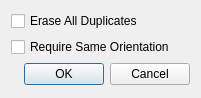
<?xml version="1.0" encoding="UTF-8"?>
<ui version="4.0">
 <class>Dialog</class>
 <widget class="QDialog" name="Dialog">
  <property name="geometry">
   <rect>
    <x>0</x>
    <y>0</y>
    <width>201</width>
    <height>98</height>
   </rect>
  </property>
  <property name="windowTitle">
   <string>Dialog</string>
  </property>
  <layout class="QVBoxLayout" name="verticalLayout_2">
   <item>
    <layout class="QVBoxLayout" name="verticalLayout">
     <item>
      <widget class="QCheckBox" name="eadCheckbox">
       <property name="toolTip">
        <string>&lt;html&gt;&lt;head/&gt;&lt;body&gt;&lt;p&gt;Indicate, when multiple polygons are duplicates, whether all the duplicate polygons should be removed or if one (arbitrarily chosen) face should be kept.&lt;/p&gt;&lt;/body&gt;&lt;/html&gt;</string>
       </property>
       <property name="text">
        <string>Erase All Duplicates</string>
       </property>
      </widget>
     </item>
     <item>
      <widget class="QCheckBox" name="rsoCheckBox">
       <property name="toolTip">
        <string>&lt;html&gt;&lt;head/&gt;&lt;body&gt;&lt;p&gt;&lt;span style=&quot; font-family:'Roboto,sans-serif'; font-size:14px; color:#000000; background-color:#ffffff;&quot;&gt;Indicate if polygon orientation should be taken into account when determining whether two polygons are duplicates, that is, whether e.g. the triangles &lt;/span&gt;&lt;span style=&quot; font-size:14px; color:#000000; background-color:#ffffff;&quot;&gt;0,1,2&lt;/span&gt;&lt;span style=&quot; font-family:'Roboto,sans-serif'; font-size:14px; color:#000000; background-color:#ffffff;&quot;&gt; and &lt;/span&gt;&lt;span style=&quot; font-size:14px; color:#000000; background-color:#ffffff;&quot;&gt;0,2,1&lt;/span&gt;&lt;span style=&quot; font-family:'Roboto,sans-serif'; font-size:14px; color:#000000; background-color:#ffffff;&quot;&gt; are duplicates.&lt;/span&gt;&lt;/p&gt;&lt;/body&gt;&lt;/html&gt;</string>
       </property>
       <property name="text">
        <string>Require Same Orientation</string>
       </property>
      </widget>
     </item>
    </layout>
   </item>
   <item>
    <widget class="QDialogButtonBox" name="buttonBox">
     <property name="orientation">
      <enum>Qt::Horizontal</enum>
     </property>
     <property name="standardButtons">
      <set>QDialogButtonBox::Cancel|QDialogButtonBox::Ok</set>
     </property>
    </widget>
   </item>
  </layout>
 </widget>
 <resources/>
 <connections>
  <connection>
   <sender>buttonBox</sender>
   <signal>accepted()</signal>
   <receiver>Dialog</receiver>
   <slot>accept()</slot>
   <hints>
    <hint type="sourcelabel">
     <x>248</x>
     <y>254</y>
    </hint>
    <hint type="destinationlabel">
     <x>157</x>
     <y>274</y>
    </hint>
   </hints>
  </connection>
  <connection>
   <sender>buttonBox</sender>
   <signal>rejected()</signal>
   <receiver>Dialog</receiver>
   <slot>reject()</slot>
   <hints>
    <hint type="sourcelabel">
     <x>316</x>
     <y>260</y>
    </hint>
    <hint type="destinationlabel">
     <x>286</x>
     <y>274</y>
    </hint>
   </hints>
  </connection>
 </connections>
</ui>
